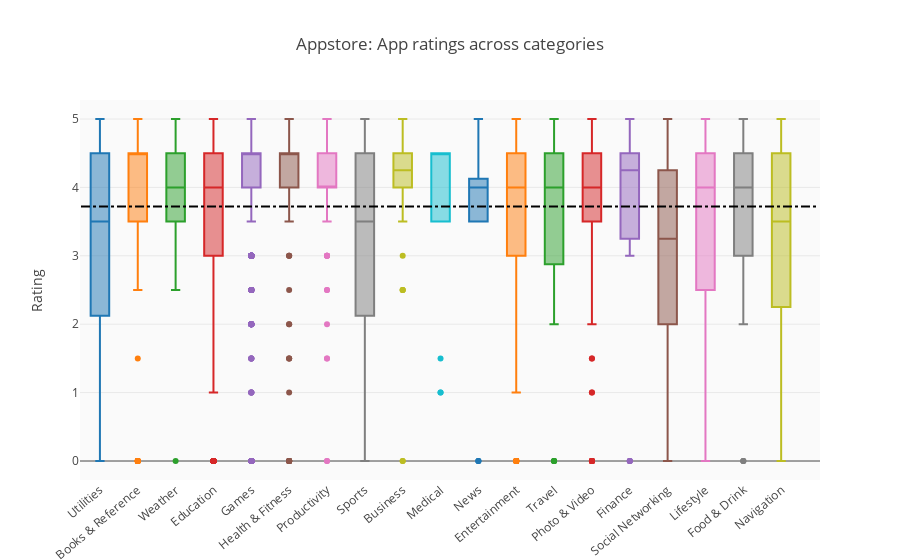

The cell this chart's notebook holds for it:
### Code cell
2.2 # for apple playstore, boxplot between category vs rating
from matplotlib import pyplot as plt
import plotly
groups = apple.groupby('category').filter(lambda x: len(x) >= 10).reset_index()
print('Average rating = ', np.nanmean(list(groups.rating)))

c = ['hsl('+str(h)+',50%'+',50%)' for h in np.linspace(0, 720, len(set(groups.category)))]

layout = {'title' : 'Appstore: App ratings across categories',
        'xaxis': {'tickangle':-40},
        'yaxis': {'title': 'Rating'},
          'plot_bgcolor': 'rgb(250,250,250)',
          'shapes': [{
              'type' :'line',
              'x0': -.5,
              'y0': np.nanmean(list(groups.rating)),
              'x1': 19,
              'y1': np.nanmean(list(groups.rating)),
              'line': { 'dash': 'dashdot'}
          }]
          }

data = [{
    'y': apple.loc[apple.category==category]['rating'], 
    'type':'box',
    'name' : category,
    'showlegend':False,
    #'marker': {'color': 'Set2'},
    } for i,category in enumerate(list(set(groups.category)))]

plotly.offline.iplot({'data': data, 'layout': layout})

### Figure 1 — Plotly figure (JSON) as saved in the notebook; plotly's stock layout.template omitted (floating-point values rounded to 4 significant figures; data arrays with more than 128 entries replaced by an {"elided": "..."} marker saying what was removed)
{"data": [{"name": "Utilities", "showlegend": false, "type": "box", "uid": "8d8d71bd-0593-4ada-92ac-260b879ed6f6", "y": {"elided": "139 float values"}}, {"name": "Books & Reference", "showlegend": false, "type": "box", "uid": "0feb2dd0-4c18-4069-91f2-73d084065732", "y": [4.5, 4.5, 4, 0, 4, 3.5, 4, 4.5, 4.5, 4, 4.5, 0, 4.5, 3.5, 4.5, 0, 3.5, 5, 2.5, 4.5, 5, 4.5, 5, 4.5, 4.5, 4.5, 3.5, 0, 5, 4, 4, 5, 5, 4, 5, 0, 5, 4.5, 4.5, 3.5, 4.5, 5, 4.5, 0, 4.5, 4, 4.5, 4.5, 0, 4.5, 3, 4.5, 4.5, 5, 4.5, 2.5, 4.5, 2.5, 5, 2.5, 4.5, 3.5, 4.5, 5, 4.5, 4.5, 4.5, 4.5, 4, 0, 1.5, 3.5, 4.5, 4.5, 5, 5, 0, 0, 4.5, 0, 5, 4, 4, 4.5, 3, 4, 0, 0, 4, 5]}, {"name": "Weather", "showlegend": false, "type": "box", "uid": "b7f02c09-99f2-42a4-a9d2-11631d218f71", "y": [4, 4.5, 4, 2.5, 3, 4.5, 4.5, 4, 4.5, 4, 3, 4, 3, 4.5, 3.5, 5, 4, 2.5, 5, 4.5, 4.5, 4, 4.5, 3.5, 3, 4, 4, 4.5, 4.5, 0, 4, 3.5, 4, 4.5, 4, 4.5, 3.5, 4.5, 3, 4.5, 3]}, {"name": "Education", "showlegend": false, "type": "box", "uid": "93706c45-8604-44d9-aa6d-86a9123b46ca", "y": {"elided": "317 float values"}}, {"name": "Games", "showlegend": false, "type": "box", "uid": "9ce21ada-d477-48a4-aaea-2dc3218b5a6d", "y": {"elided": "1605 float values"}}, {"name": "Health & Fitness", "showlegend": false, "type": "box", "uid": "e68c0b1e-6073-431a-adfa-d108acd77021", "y": [4.5, 4, 4.5, 4.5, 4, 3.5, 4, 4.5, 4.5, 4.5, 4.5, 4.5, 4.5, 1.5, 4.5, 4.5, 4.5, 4.5, 4.5, 5, 5, 4.5, 4.5, 1, 3, 4.5, 4.5, 4.5, 4.5, 4.5, 4.5, 4.5, 4.5, 4.5, 2.5, 3.5, 0, 4.5, 4.5, 5, 5, 5, 4.5, 4.5, 4.5, 4.5, 4.5, 4, 4.5, 4, 3.5, 4, 4.5, 4.5, 4.5, 4.5, 4.5, 4.5, 4.5, 4.5, 5, 4.5, 4.5, 0, 0, 4, 4, 4.5, 0, 5, 4.5, 4, 4, 0, 1.5, 0, 0, 2, 4.5, 4.5, 3.5, 2, 5, 3, 5, 4.5, 0, 4.5, 5, 0, 4.5, 4.5, 0, 4, 4.5, 1.5, 5, 4.5, 4.5, 3, 4, 5, 4.5, 3.5]}, {"name": "Productivity", "showlegend": false, "type": "box", "uid": "0b9fa93e-40b1-4032-86d9-42b3dc0a1ac5", "y": [4, 4, 4, 3.5, 4, 4, 4, 4.5, 4.5, 4.5, 4.5, 4, 4, 4.5, 4.5, 4.5, 4.5, 4.5, 4, 4.5, 4.5, 4.5, 4, 5, 4, 4.5, 4.5, 4.5, 4.5, 4, 4.5, 4, 4, 4, 3, 4.5, 3, 4, 5, 5, 5, 4.5, 2, 3, 4, 4, 4, 3.5, 4.5, 4.5, 4.5, 4, 5, 4.5, 4.5, 4, 4.5, 4, 4.5, 3.5, 3.5, 4, 4.5, 4.5, 5, 4.5, 4, 4.5, 4, 2.5, 4.5, 4.5, 4.5, 4.5, 4.5, 1.5, 3.5, 4.5, 4.5, 4.5, 4.5, 4.5, 4, 0, 3.5, 4.5, 4, 4, 3, 4, 4.5, 5, 3.5, 4.5, 4.5, 4, 4.5, 4, 4, 3, 0, 5, 5, 3.5, 3.5, 3.5, 4.5, 3.5, 4, 3.5, 2.5, 3.5, 4.5, 1.5, 4]}, {"name": "Sports", "showlegend": false, "type": "box", "uid": "18d94836-e293-4c0c-8b48-8a831e5a7049", "y": [3, 3, 4, 4.5, 4.5, 0, 5, 3.5, 3.5, 3, 4.5, 3.5, 5, 3.5, 3.5, 1, 4, 5, 5, 5, 0, 0, 0, 2, 2.5, 2, 4, 3, 4.5, 4.5, 2, 4, 3.5, 3.5, 0]}, {"name": "Business", "showlegend": false, "type": "box", "uid": "5990645b-821f-4ca0-b947-9eb055d33916", "y": [4.5, 3, 4.5, 4, 5, 4.5, 4, 4, 2.5, 4.5, 4.5, 4.5, 4.5, 4.5, 4, 4, 4, 4.5, 5, 4.5, 4.5, 4, 3.5, 4, 4, 4.5, 4.5, 0, 4.5, 4.5, 0, 4.5, 2.5, 3.5, 4, 2.5]}, {"name": "Medical", "showlegend": false, "type": "box", "uid": "2b9b25dd-3173-4dd6-970e-1a686407b9ec", "y": [4.5, 4.5, 4.5, 4.5, 3.5, 4.5, 3.5, 1, 4.5, 4.5, 1.5, 4.5, 1, 3.5, 4.5]}, {"name": "News", "showlegend": false, "type": "box", "uid": "239205f6-ff6e-4cf9-bdf8-9d25b82e88e0", "y": [4, 4, 0, 4, 4.5, 4.5, 4, 4, 3.5, 4.5, 3.5, 3.5, 0, 4, 5, 0, 3.5]}, {"name": "Entertainment", "showlegend": false, "type": "box", "uid": "648f0db1-0841-4066-82bb-dcd5ff549c35", "y": {"elided": "273 float values"}}, {"name": "Travel", "showlegend": false, "type": "box", "uid": "a4588f5a-74e0-4512-966f-eb2c59352608", "y": [4, 4, 4, 0, 4, 2.5, 4.5, 4, 4.5, 4, 4.5, 4.5, 5, 4, 4.5, 4.5, 0, 4.5, 0, 4.5, 4.5, 3.5, 0, 3, 2]}, {"name": "Photo & Video", "showlegend": false, "type": "box", "uid": "6eb053a1-1a0a-4f7e-9268-3aeaa3c67536", "y": {"elided": "182 float values"}}, {"name": "Finance", "showlegend": false, "type": "box", "uid": "5793c730-fc14-459f-b03d-5965098d9021", "y": [3.5, 3, 0, 4.5, 4.5, 0, 4.5, 5, 0, 3.5, 3.5, 4.5, 3.5, 4.5, 4, 4.5, 4.5, 4.5, 4.5, 0]}, {"name": "Social Networking", "showlegend": false, "type": "box", "uid": "6cb839d5-45c4-4f41-85b7-fb75f3f9f2e2", "y": [0, 4.5, 1, 1.5, 2.5, 4.5, 2.5, 4.5, 4.5, 4, 3, 0, 3, 3, 0, 4, 4.5, 3.5, 4, 5, 3, 0, 4, 3.5]}, {"name": "Lifestyle", "showlegend": false, "type": "box", "uid": "cf1c4791-cb25-4aa1-a4a0-dbf246d4cc01", "y": [3, 3.5, 4.5, 4, 3.5, 4, 2, 4, 3, 4.5, 5, 4.5, 5, 4.5, 0, 4.5, 4, 4.5, 4.5, 1.5, 1, 0, 4, 4.5, 4, 2.5, 4.5, 3, 5, 2.5, 2.5, 1.5, 4, 2, 3, 3, 1, 3.5, 1.5, 0, 4.5, 4.5, 4.5, 5, 2.5, 4, 0, 4, 0, 4.5]}, {"name": "Food & Drink", "showlegend": false, "type": "box", "uid": "02097ad8-6e3e-46c2-9552-950b4168ae92", "y": [4, 3.5, 4.5, 4.5, 2, 4.5, 4, 4.5, 4, 2.5, 5, 3.5, 5, 5, 0, 5, 0, 4.5, 0, 4]}, {"name": "Navigation", "showlegend": false, "type": "box", "uid": "c793f55b-5a30-4252-bc9d-8acdf2a8c8f1", "y": [3.5, 3, 3.5, 4.5, 4, 3.5, 4.5, 3.5, 4, 4.5, 3, 4.5, 4, 0, 4.5, 0, 4.5, 0, 0, 3, 5, 4.5, 0, 4.5, 0]}], "layout": {"plot_bgcolor": "rgb(250,250,250)", "shapes": [{"line": {"dash": "dashdot"}, "type": "line", "x0": -0.5, "x1": 19, "y0": 3.72, "y1": 3.72}], "title": {"text": "Appstore: App ratings across categories"}, "xaxis": {"tickangle": -40}, "yaxis": {"title": {"text": "Rating"}}}}
